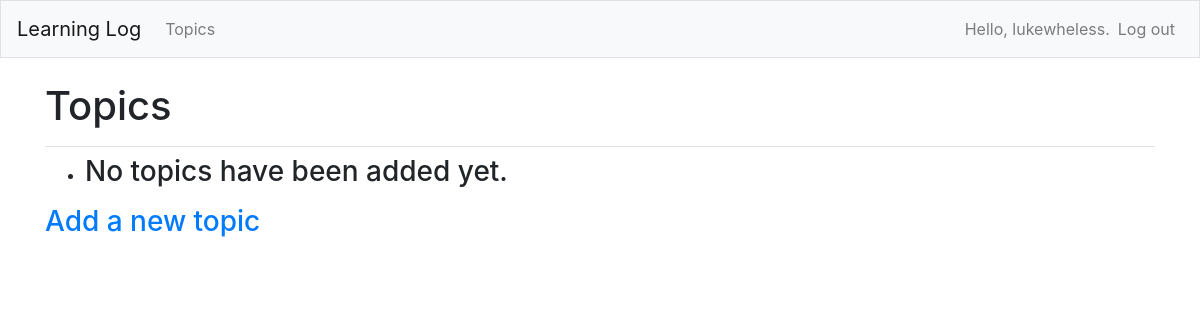
/topics (signed in), run on an earlier commit of the app's database.
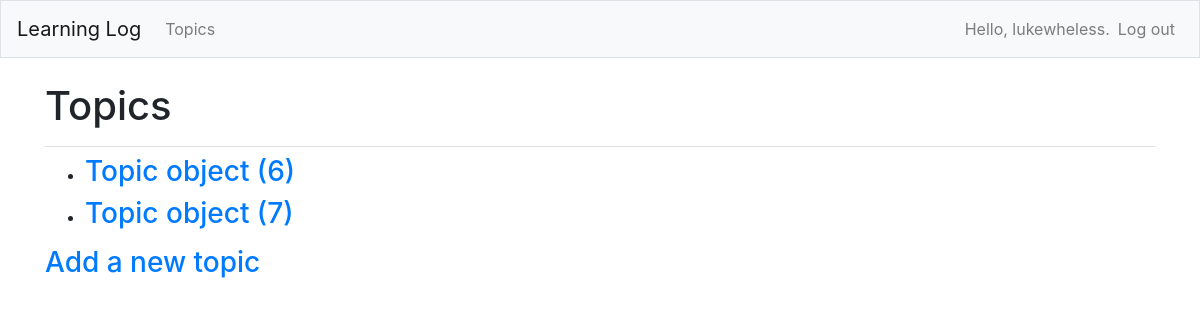
And on a later commit of the database.
### learning_logs/models.py (models this page shows, shortened)
class Topic(models.Model):
    text = models.CharField(max_length=200)
    date_added = models.DateTimeField(auto_now_add=True)
    owner = models.ForeignKey(User, on_delete=models.CASCADE)

### learning_logs/views.py (the view)
# urls.py: path('topics', views.topics, name="topics"),
@login_required
def topics(request):
    topics = Topic.objects.filter(owner=request.user).order_by("date_added")
    context = {'topics': topics}
    return render(request,'learning_logs/topics.html', context)

### learning_logs/templates/learning_logs/topics.html (shortened to what this page needs)
{% extends "learning_logs/base.html" %}
{% block page_header %}
    <h1>Topics</h1>
{% endblock page_header %}
{% block content %}
    <ul>
        {% for topic in topics %}
            <li><h3>
                <a href="{% url 'learning_logs:topic' topic.id %}">{{ topic }}</a>
            </h3></li>
        {% empty %}
            <li><h3>No topics have been added yet.</h3></li>
        {% endfor %}
    </ul>
    <h3><a href="{% url 'learning_logs:new_topic' %}">Add a new topic</a></h3>
{% endblock content %}

### learning_logs/templates/learning_logs/base.html (shortened to what this page needs)
{% load bootstrap4 %}
<!doctype html>
<html lang="en">
<head>
{% bootstrap_css %}
</head>
<body>
    <nav class="navbar navbar-expand-md navbar-light bg-light mb-4 border">
        <a class="navbar-brand" href="{% 'learning_logs:index' %"}>
            Learning Log</a>
        <div class="collapse navbar-collapse" id="navbarCollapse">
            <ul class="navbar-nav mr-auto">
                <li class="nav-item">
                    <a class="nav-link" href="{% url 'learning_logs:topics'%}">
                        Topics</a></li>
            </ul>
            <ul class="navbar-nav ml-auto">
                {% if user.is_authenticated %}
                    <li class="nav-item">
                        <span class="navbar-text">Hello, {{ user.username }}.</span>
                    </li>
                    <li class="nav-item">
                        <a class="nav-link" href="{% url 'users:logout' %}">Log out</a>
                    </li>
                {% else %}
                    <li class="nav-item">
                        <a class="nav-link" href="{% url 'users:register' %}">Register</a>
                    </li>
                    <li class="nav-item" href="{% url 'users:login' %}">Log in</a></li>
                {% endif %}
            </ul>
        </div>
    </nav>
    <main role="main" class="container">
        <div class="pb-2 mb-2 border-bottom">
            {% block page_header %}{% endblock page_header %}
        </div>
        <div>
            {% block content %}{% endblock content %}
        </div>
    </main>
</body>
</html>

What changed in the data, as far as the page shows it:
added Topic: id "Topic object (6)"
added Topic: id "Topic object (7)"
Also different on the page:
text no longer shown: "No topics have been added yet."
